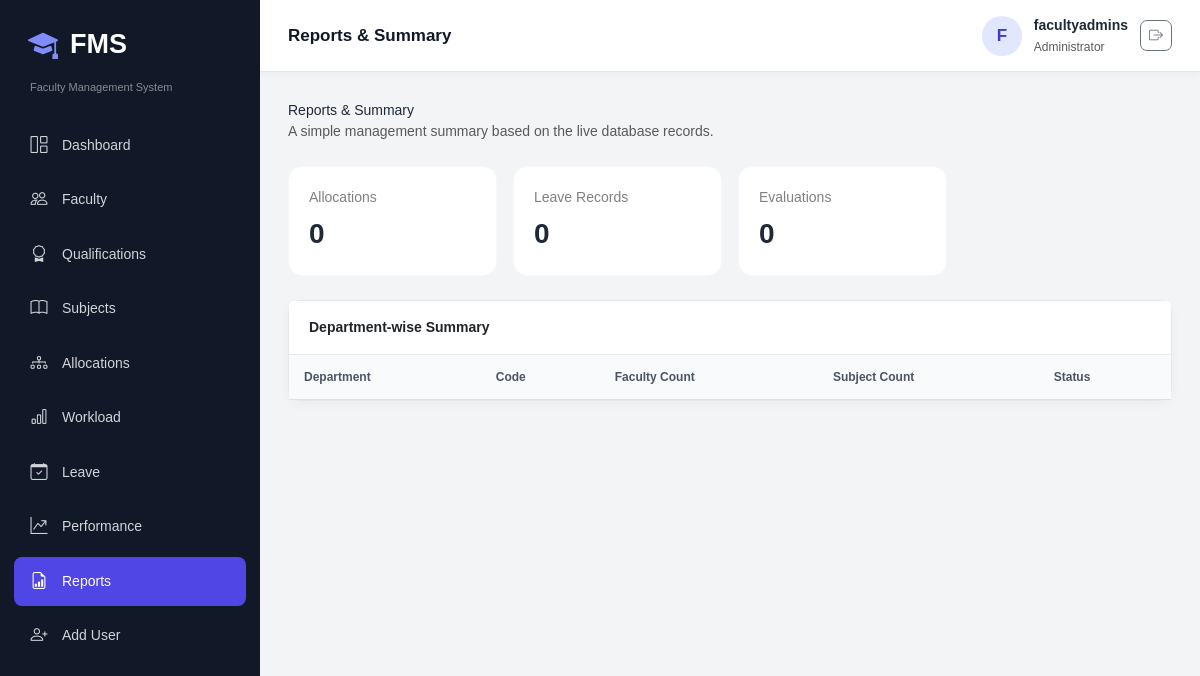
Page /reports/ (signed in) on the earlier database version.
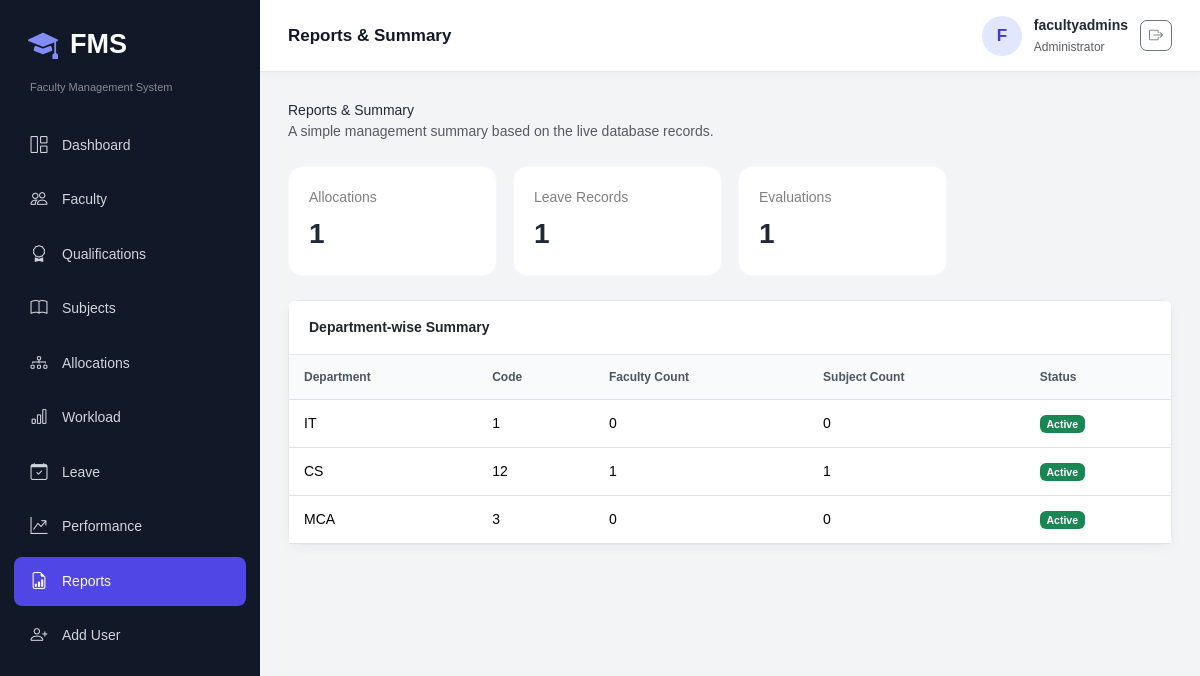
Same page on the later database version.
### fms_app/models.py (models this page shows, shortened)
class Department(models.Model):
    name = models.CharField(max_length=100, unique=True)
    code = models.CharField(max_length=20, unique=True)
    status = models.BooleanField(default=True)

### fms_app/views.py (the view)
@login_required
@role_required('ADMIN')
def reports(request):
    return render(request, 'reports/index.html', {
        'department_rows': Department.objects.annotate(faculty_count=Count('faculty'), subject_count=Count('subject')),
        'allocation_count': SubjectAllocation.objects.count(),
        'leave_count': LeaveRequest.objects.count(),
        'evaluation_count': PerformanceEvaluation.objects.count(),
    })

### fms_app/templates/reports/index.html (shortened to what this page needs)
{% extends 'base.html' %}
{% load static %}
{% block page_heading %}Reports & Summary{% endblock %}
{% block extra_css %}
<link rel="stylesheet" href="{% static 'css/reports/reports.css' %}">
{% endblock %}
{% block content %}
<div class="page-title">Reports & Summary</div>
<p class="text-muted mb-4">
    A simple management summary based on the live database records.
</p>
<div class="row g-3 mb-4">
    <div class="col-6 col-lg-3">
        <div class="report-box">
            <span>Allocations</span>
            <strong>{{ allocation_count }}</strong>
        </div>
    </div>
    <div class="col-6 col-lg-3">
        <div class="report-box">
            <span>Leave Records</span>
            <strong>{{ leave_count }}</strong>
        </div>
    </div>
    <div class="col-6 col-lg-3">
        <div class="report-box">
            <span>Evaluations</span>
            <strong>{{ evaluation_count }}</strong>
        </div>
    </div>
</div>
<div class="card">
    <div class="card-header bg-white">
        <strong>Department-wise Summary</strong>
    </div>
    <div class="table-responsive">
        <table class="table mb-0">
            <thead>
                <tr>
                    <th>Department</th>
                    <th>Code</th>
                    <th>Faculty Count</th>
                    <th>Subject Count</th>
                    <th>Status</th>
                </tr>
            </thead>
            <tbody>
                {% for d in department_rows %}
                <tr>
                    <td>{{ d.name }}</td>
                    <td>{{ d.code }}</td>
                    <td>{{ d.faculty_count }}</td>
                    <td>{{ d.subject_count }}</td>
                    <td>
                        {% if d.status %}
                        <span class="badge text-bg-success">Active</span>
                        {% else %}
                        <span class="badge text-bg-secondary">Inactive</span>
                        {% endif %}
                    </td>
                </tr>
                {% endfor %}
            </tbody>
        </table>
    </div>
</div>
{% endblock %}

### fms_app/templates/base.html (shortened to what this page needs)
{% load static %}
<!doctype html>
<html lang="en">
<head>
    <link
        href="https://cdn.jsdelivr.net/npm/bootstrap@5.3.8/dist/css/bootstrap.min.css"
        rel="stylesheet"
    >
    <link
        href="https://cdn.jsdelivr.net/npm/bootstrap-icons@1.13.1/font/bootstrap-icons.css"
        rel="stylesheet"
    >
    <link rel="stylesheet" href="{% static 'css/base.css' %}">
    {% block extra_css %}{% endblock %}
</head>
<body>
<div class="app-shell">
    <aside class="sidebar" id="sidebar">
        <div class="brand">
            <i class="bi bi-mortarboard-fill"></i>
            <span>FMS</span>
        </div>
        <div class="small text-white-50 px-3 mb-2">
            Faculty Management System
        </div>
        <nav class="side-nav">
            <a href="{% url 'dashboard' %}">
                <i class="bi bi-grid-1x2"></i> Dashboard
            </a>
            <a href="{% url 'faculty_list' %}">
                <i class="bi bi-people"></i> Faculty
            </a>
            <a href="{% url 'qualification_list' %}">
                <i class="bi bi-award"></i> Qualifications
            </a>
            <a href="{% url 'subject_list' %}">
                <i class="bi bi-book"></i> Subjects
            </a>
            <a href="{% url 'allocation_list' %}">
                <i class="bi bi-diagram-3"></i> Allocations
            </a>
            <a href="{% url 'workload' %}">
                <i class="bi bi-bar-chart"></i> Workload
            </a>
            <a href="{% url 'leave_list' %}">
                <i class="bi bi-calendar-check"></i> Leave
            </a>
            <a href="{% url 'performance_list' %}">
                <i class="bi bi-graph-up-arrow"></i> Performance
            </a>
            {% if request.user.is_superuser or request.user.userprofile.role == 'ADMIN' %}
                <a href="{% url 'reports' %}">
                    <i class="bi bi-file-earmark-bar-graph"></i> Reports
                </a>
                <a href="{% url 'user_add' %}">
                    <i class="bi bi-person-plus"></i> Add User
                </a>
            {% endif %}
        </nav>
    </aside>
    <main class="main-area">
        <header class="topbar">
            <div>
                <strong>
                    {% block page_heading %}{% endblock %}
                </strong>
            </div>
            <div class="user-box">
                <div class="avatar">
                    {{ request.user.username|first|upper }}
                </div>
                <div class="d-none d-sm-block">
                    <div class="fw-semibold">
                        {{ request.user.get_full_name|default:request.user.username }}
                    </div>
                    <small class="text-muted">
                        {{ request.user.userprofile.get_role_display|default:'Administrator' }}
                    </small>
                </div>
                <form method="post" action="{% url 'logout' %}">
                    <button
                        type="submit"
                        class="btn btn-outline-secondary btn-sm"
                        title="Logout"
                        aria-label="Logout"
                    >
                        <i class="bi bi-box-arrow-right"></i>
                    </button>
                </form>
            </div>
        </header>
        <section class="page-content">
            {% block content %}{% endblock %}
        </section>
    </main>
</div>
</body>
</html>

### fms_app/static/css/base.css (style rules this page uses)
* { margin: 0; padding: 0; box-sizing: border-box; }
body { font-family: Arial, sans-serif; background-color: #f3f4f6; color: #1f2937; font-size: 14px; }
a { text-decoration: none; }
.app-shell { display: flex; min-height: 100vh; }
.sidebar { width: 260px; height: 100vh; background-color: #111827; color: white; position: fixed; top: 0; left: 0; padding: 22px 14px; overflow-y: auto; transition: 0.3s; z-index: 1040; }
.brand { display: flex; align-items: center; gap: 12px; padding: 0 14px; margin-bottom: 12px; font-size: 27px; font-weight: bold; color: white; }
.brand i { font-size: 30px; color: #818cf8; }
.sidebar .small { font-size: 11px; }
.side-nav { display: flex; flex-direction: column; gap: 5px; margin-top: 25px; }
.side-nav a { display: flex; align-items: center; gap: 13px; padding: 12px 15px; min-height: 45px; border-radius: 8px; color: #d1d5db; font-size: 14px; transition: 0.2s; }
.side-nav a i { width: 20px; font-size: 17px; text-align: center; }
.side-nav a.active { background-color: #4f46e5; color: white; }
.main-area { width: calc(100% - 260px); min-width: 0; margin-left: 260px; }
.topbar { height: 72px; background-color: white; display: flex; align-items: center; justify-content: space-between; padding: 12px 28px; position: sticky; top: 0; z-index: 1020; border-bottom: 1px solid #e5e7eb; box-shadow: 0 2px 8px rgba(0, 0, 0, 0.03); }
.topbar strong { font-size: 17px; color: #111827; }
.user-box { display: flex; align-items: center; gap: 12px; }
.avatar { width: 40px; height: 40px; border-radius: 50%; background-color: #e0e7ff; color: #4338ca; display: flex; align-items: center; justify-content: center; font-size: 17px; font-weight: bold; }
.user-box small { font-size: 12px; }
.page-content { padding: 28px; min-height: calc(100vh - 72px); }
.card { border: 1px solid #e5e7eb; border-radius: 12px; box-shadow: 0 3px 12px rgba(0, 0, 0, 0.04); }
.card-header { background-color: white; padding: 16px 20px; font-weight: 600; border-bottom: 1px solid #e5e7eb; }
.btn { border-radius: 7px; }
.table { margin-bottom: 0; vertical-align: middle; }
.table thead th { background-color: #f9fafb; color: #4b5563; padding: 13px 15px; font-size: 12px; white-space: nowrap; }
.table tbody td { padding: 13px 15px; }

### fms_app/static/css/reports/reports.css (style rules this page uses)
.report-box { background: #fff; border: 1px solid rgb(247, 247, 253); border-radius: 14px; padding: 20px; }
.report-box span { display: block; color: gray; }
.report-box strong { display: block; font-size: 28px; margin-top: 5px; }

Differences in the rows shown:
added Department: name "IT", code "1", faculty_count "0", subject_count "0", status "Active"
added Department: name "CS", code "12", faculty_count "1", subject_count "1", status "Active"
added Department: name "MCA", code "3", faculty_count "0", subject_count "0", status "Active"
Other differences:
{{ allocation_count }}: "0" → "1"
{{ leave_count }}: "0" → "1"
{{ evaluation_count }}: "0" → "1"
